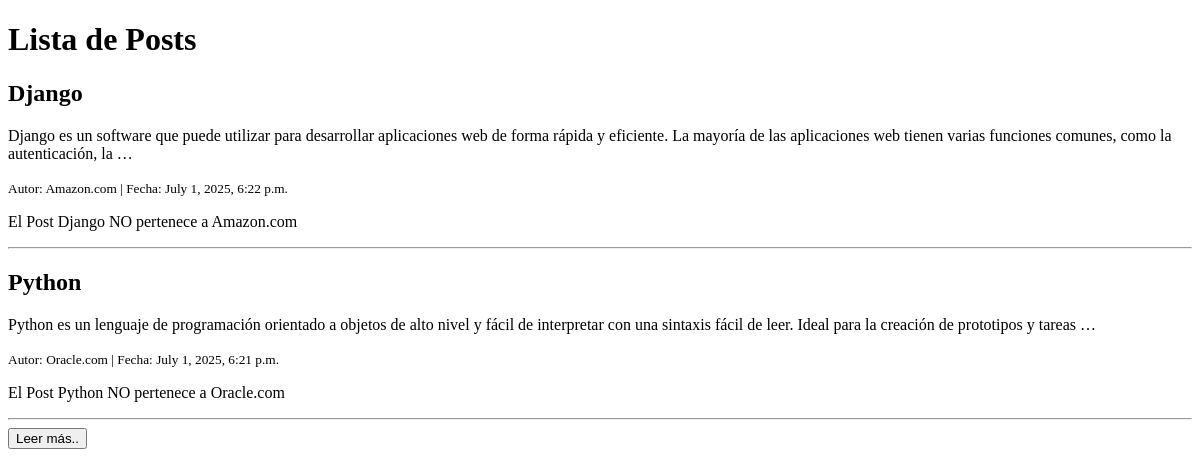
The app's page /blog, older data.
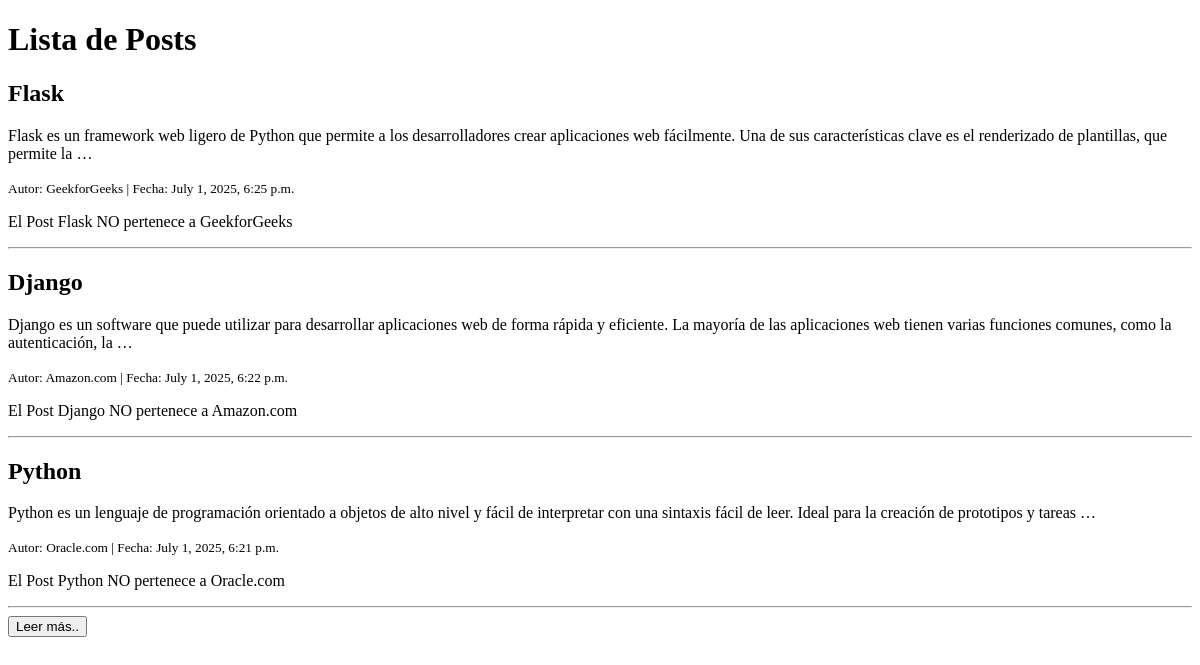
The same page, newer data.
### blog/models.py (models this page shows, shortened)
class Post(models.Model):
    titulo = models.CharField(max_length=200)
    contenido = models.TextField()
    autor = models.CharField(max_length=100)
    fecha_creacion = models.DateTimeField(auto_now_add=True)
    publicado = models.BooleanField(default=False)

### blog/views.py (the view)
# urls.py: path('blog', views.lista_posts, name='lista_posts'),
def lista_posts(request):
    posts = Post.objects.filter(publicado=True).order_by('-fecha_creacion')
    return render(request, 'blog/lista_posts.html', {'posts': posts})

### blog/templates/blog/lista_posts.html (shortened to what this page needs)
<!DOCTYPE html>
<html>
<head>
</head>
<body>
    <h1>Lista de Posts</h1>
    {% for post in posts %}
        <article>
            <h2>{{ post.titulo }}</h2>
            <p>{{ post.contenido|truncatewords:30 }}</p>
            <small>Autor: {{ post.autor }} | Fecha: {{ post.fecha_creacion }}</small>
            <section>
                {% if post.autor == "admin" %}
                    <p>El Post {{ post.titulo }} SI pertenece a {{ post.autor }}</p>
                {% else %}
                    <p>El Post {{ post.titulo }} NO pertenece a {{ post.autor }}</p>
                {% endif %}
            </section>
        </article>
        <hr>
    {% empty %}
        <p>No hay posts publicados aún.</p>
    {% endfor %}
    <section>
        <button type="button">Leer más..</button>
    </section>
</body>
</html>

Row changes from the older to the newer data that the page shows:
now on this page (row edited): Post: titulo "Flask", contenido "Flask es un framework web ligero de Python que permite a los desarrolladores crear aplicaciones web fácilmente. Una de sus características clave es el renderizado de plantillas, que permite la …", autor "GeekforGeeks", fecha_creacion "July 1, 2025, 6:25 p.m."
